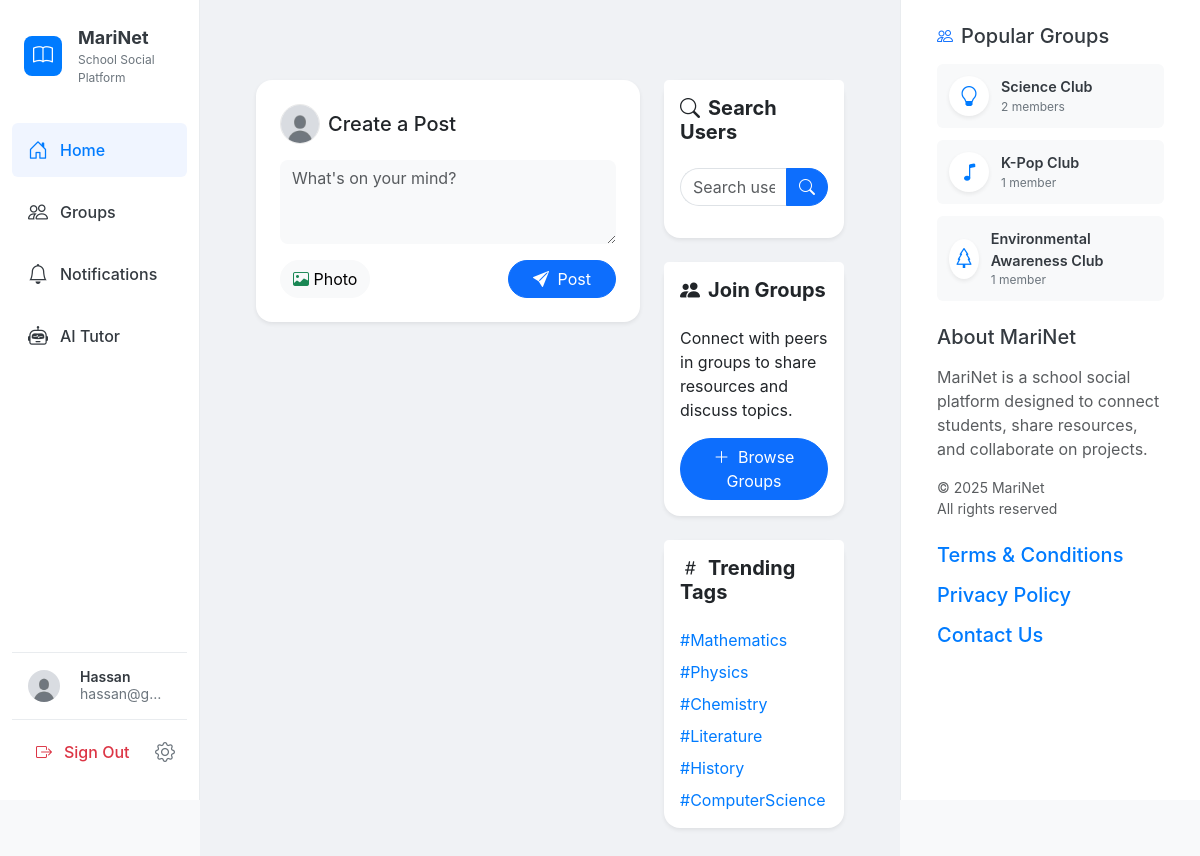
/feed (signed in), run on the app's committed database.
### app.py (models this page shows, shortened)
class User(db.Model, UserMixin):
    id = db.Column(db.String(36), primary_key=True, default=lambda: str(uuid.uuid4()))
    username = db.Column(db.String(80), unique=True, nullable=False)
    email = db.Column(db.String(120), unique=True, nullable=False)
    password = db.Column(db.String(200), nullable=False)
    avatar_url = db.Column(db.String(500), nullable=True, default='/static/default_avatar.jpg')
    bio = db.Column(db.Text, nullable=True)
    created_at = db.Column(db.DateTime, default=get_est_time)
    posts = db.relationship('Post', backref='user', lazy=True)
    group_posts = db.relationship('GroupPost', backref='user', lazy=True)
    groups = db.relationship('Group', secondary=group_members, backref=db.backref('members', lazy='dynamic'))

class Group(db.Model):
    id = db.Column(db.String(36), primary_key=True, default=lambda: str(uuid.uuid4()))
    name = db.Column(db.String(100), nullable=False)
    description = db.Column(db.Text, nullable=True)
    icon = db.Column(db.String(50), nullable=False, default='people')
    created_at = db.Column(db.DateTime, default=get_est_time)
    created_by = db.Column(db.String(36), db.ForeignKey('user.id'), nullable=False)
    posts = db.relationship('GroupPost', backref='group', lazy=True)
    @property
    def members_count(self):
        return self.members.count()

### routes.py (the view)
@app.route('/feed')
def feed():
    posts = Post.query.order_by(Post.created_at.desc()).all()
    return render_template('feed.html', posts=posts)

### templates/feed.html (shortened to what this page needs)
{% extends "base.html" %}
{% block content %}
<div class="container py-4">
    <div class="row g-4">
        <div class="col-lg-8">
            {% if current_user.is_authenticated %}
            <div class="card mb-4 border-0 rounded-4 shadow-sm">
                <div class="card-body p-4">
                    <div class="d-flex align-items-center mb-3">
                        <img src="{{ current_user.avatar_url }}" alt="{{ current_user.username }}" class="avatar me-2">
                        <h5 class="card-title mb-0">Create a Post</h5>
                    </div>
                    <form action="{{ url_for('create_post') }}" method="post" enctype="multipart/form-data">
                        <div class="mb-3">
                            <textarea class="form-control border-0 bg-light rounded-3" id="content" name="content" rows="3" placeholder="What's on your mind?"></textarea>
                        </div>
                        <div class="d-flex justify-content-between align-items-center">
                            <div class="post-options">
                                <label for="image" class="btn btn-light rounded-pill me-2">
                                    <i class="bi bi-image text-success"></i> Photo
                                </label>
                            </div>
                            <button type="submit" class="btn btn-primary rounded-pill px-4">
                                <i class="bi bi-send-fill me-1"></i> Post
                            </button>
                        </div>
                    </form>
                </div>
            </div>
            {% endif %}
        </div>
        <div class="col-lg-4">
            <div class="card mb-4 border-0 rounded-4 shadow-sm sticky-top" style="top: 1rem; z-index: 100;">
                <div class="card-header bg-white border-0 pt-3">
                    <h5 class="mb-0 fw-bold"><i class="bi bi-search me-2"></i>Search Users</h5>
                </div>
                <div class="card-body">
                    <div class="input-group">
                        <input type="text" class="form-control rounded-start-pill border-end-0" id="userSearch" placeholder="Search users...">
                        <button class="btn btn-primary rounded-end-pill" type="button" id="searchButton">
                            <i class="bi bi-search"></i>
                        </button>
                    </div>
                </div>
            </div>
            <div class="card mb-4 border-0 rounded-4 shadow-sm">
                <div class="card-header bg-white border-0 pt-3">
                    <h5 class="mb-0 fw-bold"><i class="bi bi-people-fill me-2"></i>Join Groups</h5>
                </div>
                <div class="card-body">
                    <p>Connect with peers in groups to share resources and discuss topics.</p>
                    <a href="{{ url_for('groups') }}" class="btn btn-primary rounded-pill">
                        <i class="bi bi-plus-lg me-1"></i> Browse Groups
                    </a>
                </div>
            </div>
            <div class="card border-0 rounded-4 shadow-sm">
                <div class="card-header bg-white border-0 pt-3">
                    <h5 class="mb-0 fw-bold"><i class="bi bi-hash me-2"></i>Trending Tags</h5>
                </div>
                <div class="card-body">
                    <div class="d-flex flex-wrap gap-2">
                        <a href="#" class="trending-tag" data-tag="Mathematics">#Mathematics</a>
                        <a href="#" class="trending-tag" data-tag="Physics">#Physics</a>
                        <a href="#" class="trending-tag" data-tag="Chemistry">#Chemistry</a>
                        <a href="#" class="trending-tag" data-tag="Literature">#Literature</a>
                        <a href="#" class="trending-tag" data-tag="History">#History</a>
                        <a href="#" class="trending-tag" data-tag="ComputerScience">#ComputerScience</a>
                    </div>
                </div>
            </div>
        </div>
    </div>
</div>
{% endblock %}

### templates/base.html (shortened to what this page needs)
<!DOCTYPE html>
<html lang="en">
<head>
    <link href="https://cdn.jsdelivr.net/npm/bootstrap@5.3.0-alpha1/dist/css/bootstrap.min.css" rel="stylesheet">
    <link rel="stylesheet" href="https://cdn.jsdelivr.net/npm/bootstrap-icons@1.8.0/font/bootstrap-icons.css">
    <link rel="stylesheet" href="{{ url_for('static', filename='css/style.css') }}">
</head>
<body>
    <div class="container-fluid">
        <div class="row">
            {% if current_user.is_authenticated %}
            <div class="col-md-3 col-lg-2 sidebar-container p-0">
                <div class="sidebar py-3">
                    <div class="app-brand mb-4 ps-4">
                        <a href="{{ url_for('index') }}" class="text-decoration-none d-flex align-items-center">
                            <div class="app-logo">
                                <i class="bi bi-book text-white"></i>
                            </div>
                            <div class="ms-3">
                                <div class="app-name">MariNet</div>
                                <div class="app-subtitle">School Social Platform</div>
                            </div>
                        </a>
                    </div>
                    <ul class="nav flex-column">
                        <li class="nav-item">
                            <a class="nav-link {% if request.path == url_for('feed') or request.path == url_for('index') %}active{% endif %}"
                               href="{{ url_for('feed') }}">
                                <i class="bi bi-house-door"></i>
                                <span>Home</span>
                            </a>
                        </li>
                        <li class="nav-item">
                            <a class="nav-link {% if '/groups' in request.path and not '/groups/' in request.path %}active{% endif %}"
                               href="{{ url_for('groups') }}">
                                <i class="bi bi-people"></i>
                                <span>Groups</span>
                            </a>
                        </li>
                        <li class="nav-item">
                            <a class="nav-link {% if request.path == url_for('notifications') %}active{% endif %}"
                               href="{{ url_for('notifications') }}">
                                <i class="bi bi-bell"></i>
                                <span>Notifications</span>
                            </a>
                        </li>
                        <li class="nav-item">
                            <a class="nav-link {% if request.path == url_for('ai_tutor') %}active{% endif %}"
                               href="{{ url_for('ai_tutor') }}">
                                <i class="bi bi-robot"></i>
                                <span>AI Tutor</span>
                            </a>
                        </li>
                    </ul>
                    <div class="profile-section mt-auto">
                        <a href="{{ url_for('profile', user_id=current_user.id) }}" class="user-profile-link">
                            <img src="{{ current_user.avatar_url }}" alt="{{ current_user.username }}" class="avatar-sm rounded-circle">
                            <div class="user-info">
                                <div class="username" title="{{ current_user.username }}">{{ current_user.username }}</div>
                                <div class="user-email" title="{{ current_user.email }}">{{ current_user.email }}</div>
                            </div>
                        </a>
                    </div>
                    <div class="logout-section">
                        <a href="{{ url_for('logout') }}" class="logout-link">
                            <i class="bi bi-box-arrow-right"></i>
                            <span>Sign Out</span>
                        </a>
                        <a href="{{ url_for('settings') }}" class="settings-link">
                            <i class="bi bi-gear"></i>
                        </a>
                    </div>
                </div>
            </div>
            {% endif %}
            <div class="col-md-{% if current_user.is_authenticated %}6{% else %}12{% endif %} col-lg-{% if current_user.is_authenticated %}7{% else %}12{% endif %} main-content">
                {% block content %}{% endblock %}
            </div>
            {% if current_user.is_authenticated %}
            <div class="col-md-3 col-lg-3 right-sidebar-container">
                <div class="right-sidebar p-4">
                    <div class="popular-groups mb-4">
                        <div class="section-header d-flex align-items-center mb-3">
                            <i class="bi bi-people text-primary me-2"></i>
                            <h5 class="mb-0">Popular Groups</h5>
                        </div>
                        <div class="group-list">
                            {% for group in get_popular_groups() %}
                                <a href="{{ url_for('groups', group_id=group.id) }}" class="group-item">
                                    <div class="group-icon">
                                        <i class="bi bi-{{ group.icon }}"></i>
                                    </div>
                                    <div class="group-info">
                                        <div class="group-name">{{ group.name }}</div>
                                        <div class="group-members">{{ group.members_count }} member{{ 's' if group.members_count != 1 else '' }}</div>
                                    </div>
                                </a>
                            {% else %}
                                <div class="text-muted small">No groups available</div>
                            {% endfor %}
                        </div>
                    </div>
                    <div class="about-section">
                        <h5 class="mb-3">About MariNet</h5>
                        <p class="text-muted">MariNet is a school social platform designed to connect students, share resources, and collaborate on projects.</p>
                        <p class="text-muted small mb-0">© 2025 MariNet<br>All rights reserved</p>
                    </div>
                    <div class="terms mt-4">
                        <h5 class="mb-3"><a href="{{ url_for('terms') }}">Terms & Conditions</a></h5>
                        <h5 class="mb-3"><a href="{{ url_for('privacy') }}">Privacy Policy</a></h5>
                        <h5 class="mb-3"><a href="{{ url_for('contact') }}">Contact Us</a></h5>
                    </div>
                </div>
            </div>
            {% endif %}
        </div>
    </div>
</body>
</html>

### data on the page
User: avatar_url (placeholder picture), username "Hassan", email "hassan@g…"
Group: name "Science Club", members_count "2", members_count "s"
Group: name "K-Pop Club", members_count "1"
Group: name "Environmental Awareness Club", members_count "1"
